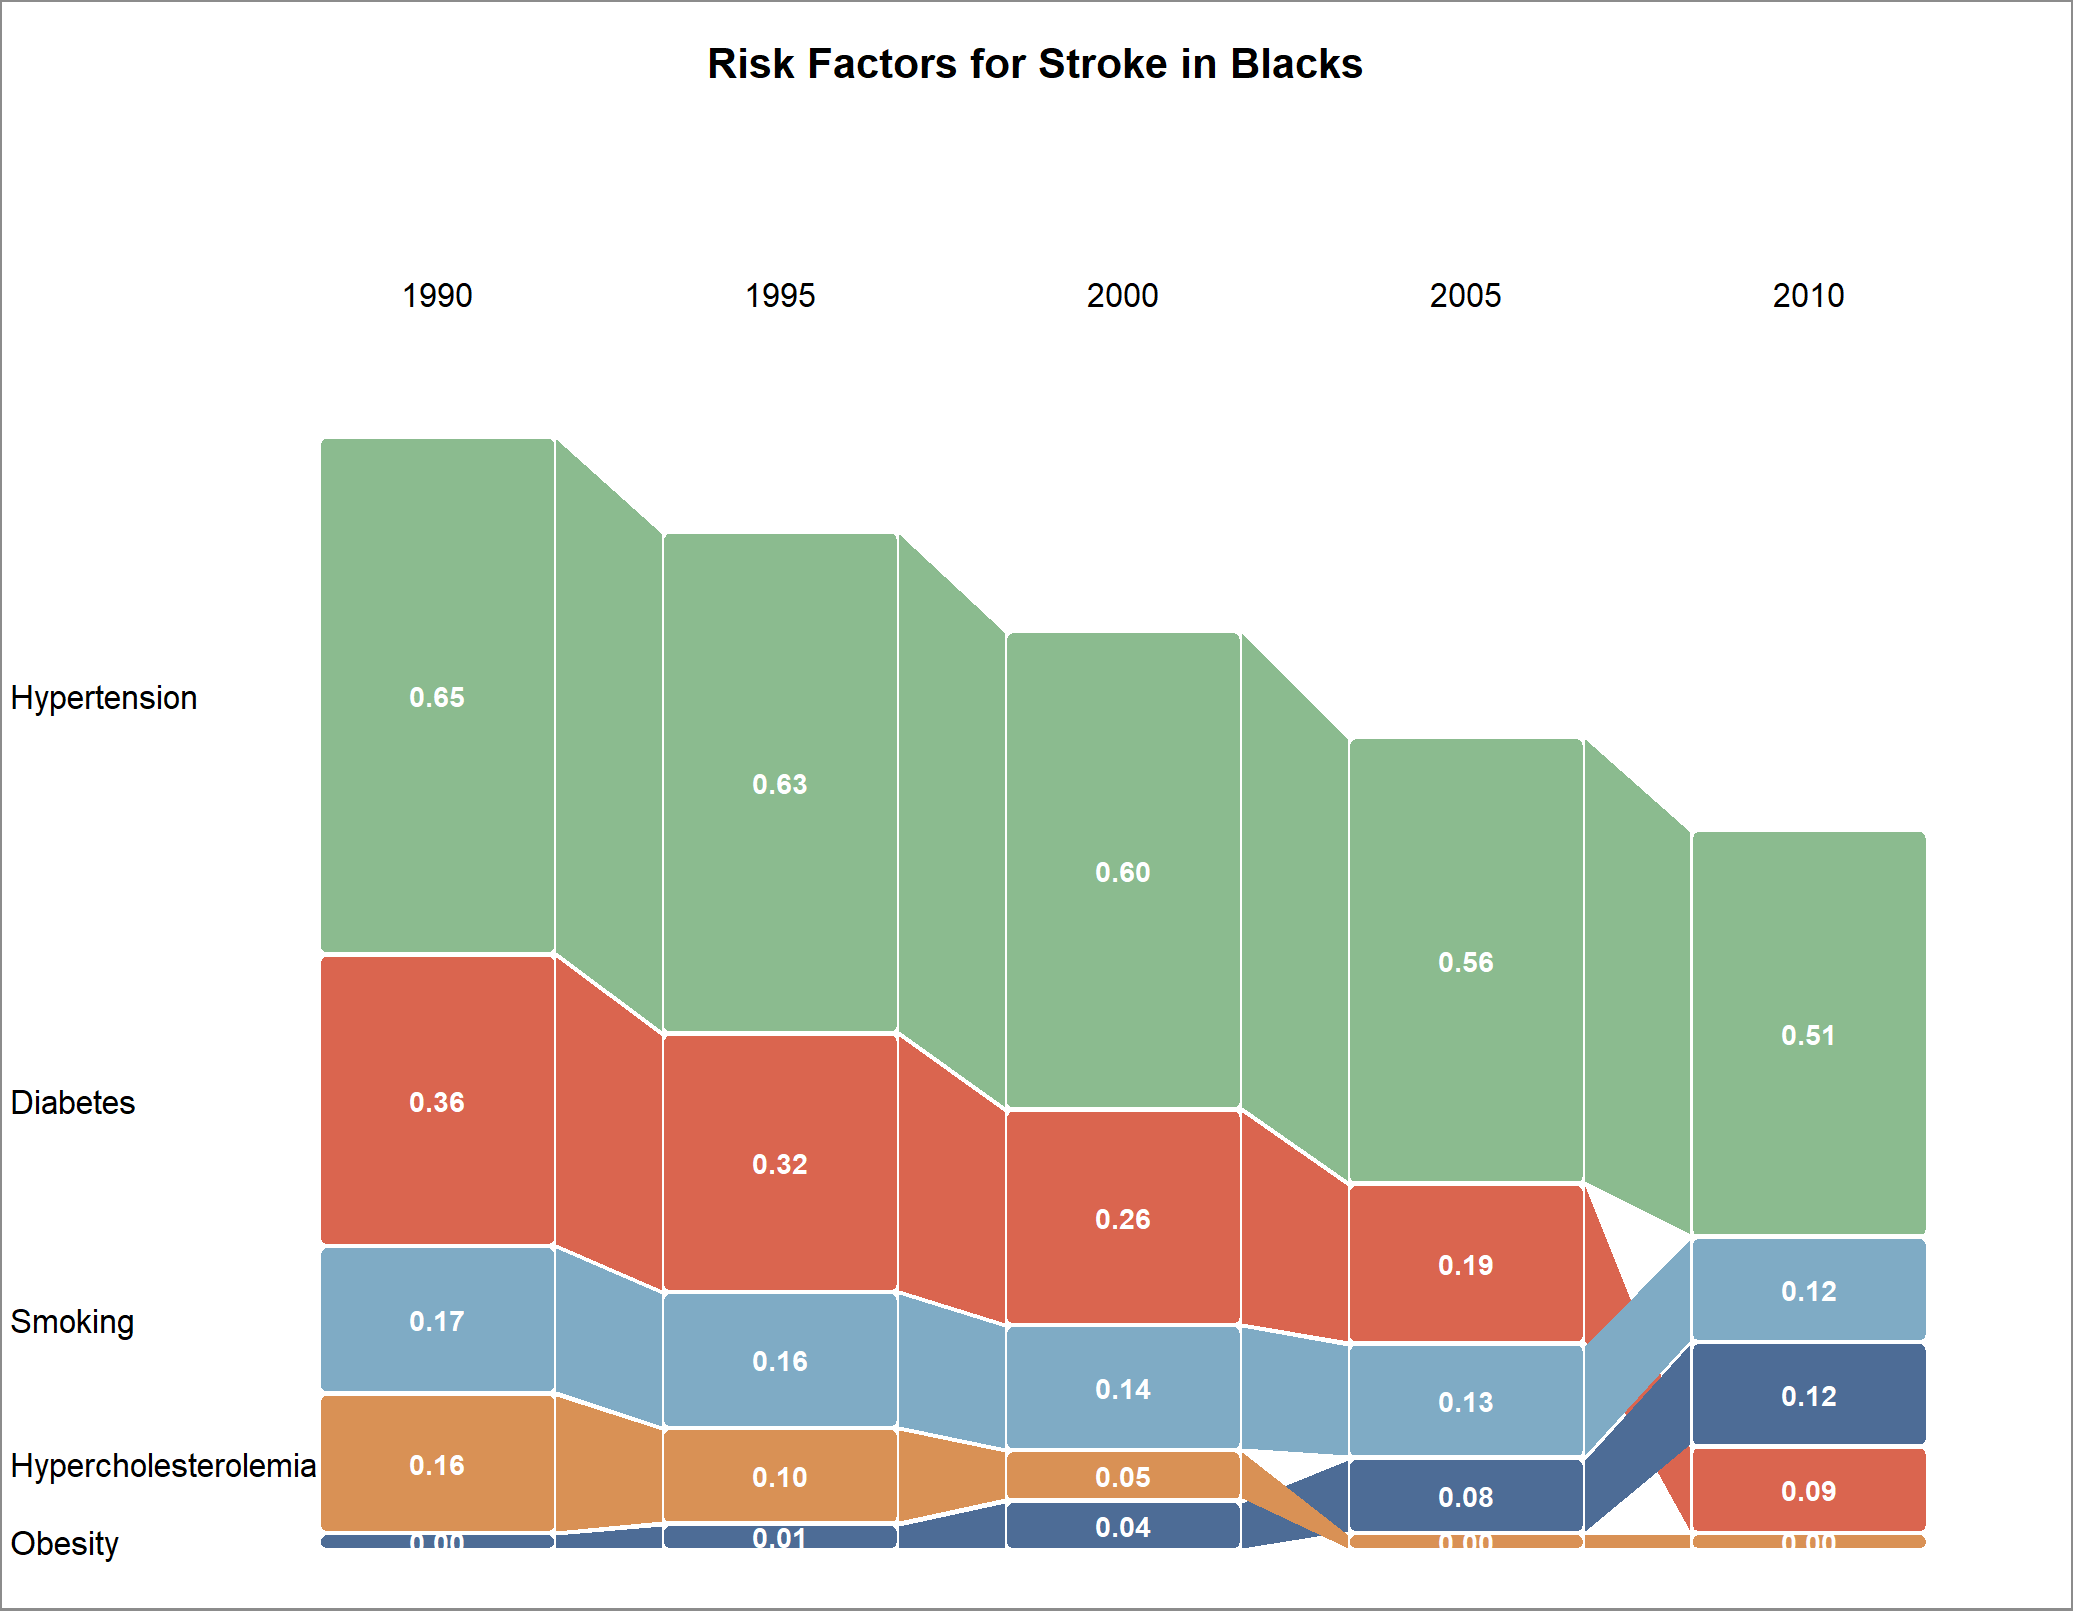

The script that drew this image:

# Installs libraries
library(ggplot2)
library(dplyr)
library(tidyr)
#===========================================================================================================
# Data
#===========================================================================================================

# Declare given data
# Years pertaining to data
years <- c(1990, 1995, 2000, 2005, 2010)

df <- rbind(
  data.frame(risk = "Hypertension",         yr = 1:5, value = c(0.654, 0.633, 0.602, 0.561, 0.509)),
  data.frame(risk = "Diabetes",             yr = 1:5, value = c(0.359, 0.316, 0.260, 0.187, 0.092)),
  data.frame(risk = "Smoking",              yr = 1:5, value = c(0.171, 0.156, 0.142, 0.128, 0.116)),
  data.frame(risk = "Hypercholesterolemia", yr = 1:5, value = c(0.161, 0.104, 0.045, 0.001, 0.001)),
  data.frame(risk = "Obesity",              yr = 1:5, value = c(0.001, 0.013, 0.043, 0.077, 0.115))
)

#===========================================================================================================
# Chart Characterisitis
#===========================================================================================================
# Configuring chart visuals by setting constant characteristics
DRAW_ORDER <- c("Hypertension", "Diabetes", "Smoking", "Obesity", "Hypercholesterolemia")

#colors of the bands
band_colors <- c(Hypertension         = "#8BBB8F", 
          Diabetes             = "#DA654F",   
          Smoking              = "#7FABC5", 
          Hypercholesterolemia = "#D99155",   
          Obesity              = "#4D6C96")   


WHITE_SPACE      <- 0.038        # vertical white space between stacked bands (y units)
MIN_H    <- 0.015                # extra height added to every band ("raise the platform"),

# Buffer space values to account for small values (none visible strips)
HALF_WIDTH       <- 0.34         # half-width of each year's plateau (x units; 1 = spacing between years)
GAP       <- 0.006               # white gap between a plateau and its sloped connector (each side)
CORNER_X <- 0.015                # corner rounding of plateaus, horizontal (x units); set both to 0 for square
CORNER_Y <- 0.010                # corner rounding of plateaus, vertical (y units)
RIBBON_OPACITY    <- 1           # ribbon opacity (1 = opaque)

# Font and letter sizes
FONT        <- "sans"
SIZE_TITLE  <- 18
SIZE_YEAR   <- 14
SIZE_CAT    <- 14
SIZE_VALUE  <- 12


#===========================================================================================================
#Stack Bands In Order
#===========================================================================================================
stack <- df %>%
  # Creates the visual height (h) of each band and adds extra buffer height
  mutate(h = value + MIN_H) %>% 
  # Treat each year separately for the calculations that follow.
  group_by(yr) %>%  
  # Sort the bands within each year by smallest at the bottom to largest at the top, if 
  #values are equal use risk to break the tie
  arrange(value, risk, .by_group = TRUE) %>%       
  mutate(rk   = row_number(),                      # Ranks each row/band in order within its year
         ymin = cumsum(h) - h + GAP * (rk - 1),    # Calculates where the bottom of the current band should be, adds height of bands below it and gap between those bands
         ymax = ymin + h,                          # Calculates the top of the current band (y-axis)
         ymid = (ymin + ymax) / 2) %>%             # Caluates the vertical midpoint/center of the band
  ungroup()                                        # Ungroups -removes year grouping so the stack goes back to normal

#===========================================================================================================
# Retangles
#===========================================================================================================
# To create rectangle you need:
# xmin = left edge
# xmax = right edge
# ymin = bottom edge
# ymax = top edge
# rx = horizontal corner radius
# ry = vertical corner radium
# n = number of points used to draw each corner


# cx = center x-coordinate of the corner
# cy = center y-coordinate of the corner
# a0 = starting angle
# a1 = ending angle

#-----------------------------------------------------------------------------------------------------------
# Rectangle function - Creates segement/rectangles for bands#
rrect <- function(xmin, xmax, ymin, ymax, rx, ry, n = 8) {
  # Prevents rounded corners from overlapping in very thin bands
  # by limiting the vertical corner radius to half the band's height.
  ry <- min(ry, (ymax - ymin) / 2)
#-----------------------------------------------------------------------------------------------------------        
  # Arcircles Function - Creates curver corner/s of the rectangle
  arc <- function(cx, cy, a0, a1) { 
    # Creates sequence of n number of points used to draw each corner between the start and ending angles
    th <- seq(a0, a1, length.out = n)
    # Converts angles into coordinates
    data.frame(x = cx + rx * cos(th), y = cy + ry * sin(th))
  }
#-----------------------------------------------------------------------------------------------------------  
  # Joins corner together by joining the four sets of points together.
  rbind(arc(xmax - rx, ymax - ry, 0,       pi / 2),        # top-right
        arc(xmin + rx, ymax - ry, pi / 2,  pi),            # top-left
        arc(xmin + rx, ymin + ry, pi,      3 * pi / 2),    # bottom-left
        arc(xmax - rx, ymin + ry, 3 * pi / 2, 2 * pi))     # bottom-right
}
#--------------------------------------------------------------------------------------------------------------
# Gives sequence of the number of rows(bands) and for every row does the following..
# nrows(stack) counts the number of rows/bands in stack
# seq_len() creates the number of rows
# lapply() goes through those row numbers one at a time
# function(i) are instructions to execute for every row
# bind_rows() combines the results from all the rows into one dataframe
plateaus <- bind_rows(lapply(seq_len(nrow(stack)), function(i) {
  # Gets the current row(band)
  r <- stack[i, ]
  # Creates a segment (rounded retangle) take the left and right edge and center it around the year
  # Gets the top and bottom, corner sizes
  points <- rrect(r$yr - HALF_WIDTH, r$yr + HALF_WIDTH, r$ymin, r$ymax, CORNER_X, CORNER_Y)
  # Identifies each retangle based on its row number
  points$id   <- paste0("p", i)
  # Adds Risk information about every point making up the current rectangle
  points$risk <- r$risk
  # Return the points created
  points
}))

#Summary: 
#For every band in stack, take its year, bottom, top, and corner settings. Use those to create
#a rounded rectangle. Give that rectangle an ID and its risk category. Then combine all the rectangles 
#into one data frame called plateaus.
#-----------------------------------------------------------------------------------------------------------
#===========================================================================================================
# SLOPES - Creates Slope Shapes
#===========================================================================================================
# Determines which bands get connected
slopes_tbl <- stack %>%                                # Declares stack datafram
  group_by(risk) %>%                                   # Groups data by risk
  arrange(yr, .by_group = TRUE) %>%                    # Arranges each risk group by year from earlist to latest
  mutate(ymin2 = lead(ymin), ymax2 = lead(ymax)) %>%   # the the position in the next year
  filter(!is.na(ymin2)) %>%                            # Drops the final year and keep the rows that don't an an edge missing
  ungroup() %>%                                        # Removes risk grouping
  arrange(match(risk, DRAW_ORDER))                     # Determines which slopes get drawn first and which get drawn later
#===========================================================================================================
# nrows(slopes_tbl) counts the number of rows/bands in slope_tbl
# seq_len() creates the number of rows
# lapply() goes through those row numbers one at a time
# function(i) are instructions to execute for every row
# bind_rows() combines the results from all the rows into one dataframe

# r = current connector
# xL = left connector
# xR = right connector

# point 1 = xL current bottom
# point 2 = xL current top
# point 3 = xR next top
# point 4 = xR next bottom

slopes <- bind_rows(lapply(seq_len(nrow(slopes_tbl)), function(i) {
  # Gets the current row, which represents the current
  # risk band and its connection to the next year.
  r  <- slopes_tbl[i, ] 
  # Finds the LEFT side of the connector:
  # starts at the current year's position,
  # moves to the right edge of its plateau,
  # then moves slightly farther right by GAP.
  xL <- r$yr + HALF_WIDTH + WHITE_SPACE   
  # Finds the RIGHT side of the connector:
  # moves to the next year,
  # moves to the left edge of that year's plateau,
  # then moves slightly farther left by GAP.
  xR <- r$yr + 1 - HALF_WIDTH - WHITE_SPACE
            # Gives the slope an ID and carries the existing
            # risk category onto the slope.
             data.frame(id = paste0("s", i), risk = r$risk,   
                # Creates the four x-coordinates of the connector.        
                x = c(xL, xL, xR, xR), 
                # Creates the four y-coordinates:
                # current bottom, current top,
                # next top, next bottom
                y = c(r$ymin, r$ymax, r$ymax2, r$ymin2))         
}))

slopes$id <- factor(slopes$id, levels = unique(slopes$id))   #gives each slope an id
#===========================================================================================================
# 6. LABELS
#===========================================================================================================
#Creates a new stack with new column called txt that will be used for plotting as a label.
#Rounds the value to two decimal places using half-up rounding, then format it as text with exactly two decimal places.
vlab <- stack %>% mutate(txt = sprintf("%.2f", floor(value * 100 + 0.5 + 1e-9) / 100))
#category labels - keep only the bands belonging to the first year 
catlab <- stack %>% filter(yr == 1)
#===========================================================================================================
# 7. LAYOUT GEOMETRY (measured from Picture1.jpg)
#===========================================================================================================
#Defines canvas sizing
XLIM <- c(-0.277, 5.768)   # whole canvas in x units (left, right) edges
YLIM <- c(-0.082, 2.017)   # whole canvas in y units (bottom, top) edges

#===========================================================================================================
# 8. PLOT
#===========================================================================================================
#start with an empty plot called p
p <- ggplot() +
  # Draws sloped connectors
  geom_polygon(data = slopes,                       # 4 points for each connector
               aes(x, y, group = id, fill = risk),  # Columns containing th coordinates, id and fills each connector according to risk category
               alpha = RIBBON_OPACITY) +                     # Controls transpancy
  # Draws the plateaus
  geom_polygon(data = plateaus,                     # Contains the points to form the rectangles
               aes(x, y,
                   group = id,
                   fill = risk),
                   alpha = RIBBON_OPACITY) +
  # Draws the values inside the bands as white and bold
  
  geom_text(data = vlab,                            # Formatted values for labels
            aes(x = yr, y = ymid, label = txt),     # Year centered around, midpoint used, label needed
            colour = "white", fontface = "bold",    # Text is white and bold
            size = SIZE_VALUE / .pt, family = FONT) +
  # category names on the left (black, regular)
  geom_text(data = catlab,                           # First year's band
            aes(x = XLIM[1] + 0.03,y = ymid,label = risk), # Puts category labels inside the left edge and puts each label athe center of band
            hjust = 0, colour = "black",             # No horizontal justification, 
            size = SIZE_CAT / .pt, family = FONT) +
  # years across the top ofchart
  annotate("text",
           x = 1:5,                                  # Five positions get stored in year
           y = 1.634,                                # Puts labels the top
           label = years,                            # Five positions get stored in year              
           colour = "black", 
           size = SIZE_YEAR / .pt, family = FONT) +
  # title
  annotate("text", x = mean(XLIM), y = 1.936,                                               # Centers title 
           label = "Risk Factors for Stroke in Blacks",
           fontface = "bold", size = SIZE_TITLE / .pt, family = FONT) +                     # Makes bold
  scale_fill_manual(values = band_colors, guide = "none") +                                        # States what colors to use
  # Sets canvas
  coord_cartesian(xlim = XLIM, ylim = YLIM, expand = FALSE, clip = "off") +
  # Removes the given theme
  theme_void() +
  # Custom theme  
  theme(plot.margin = margin(0, 0, 0, 0),               # Removes margins
        plot.background = element_rect(fill = "white",  # Makes background white
        colour = "grey55",                              # Make borders grey
        linewidth = 1))                                 # Border thickness

print(p)                                                #Display plot
